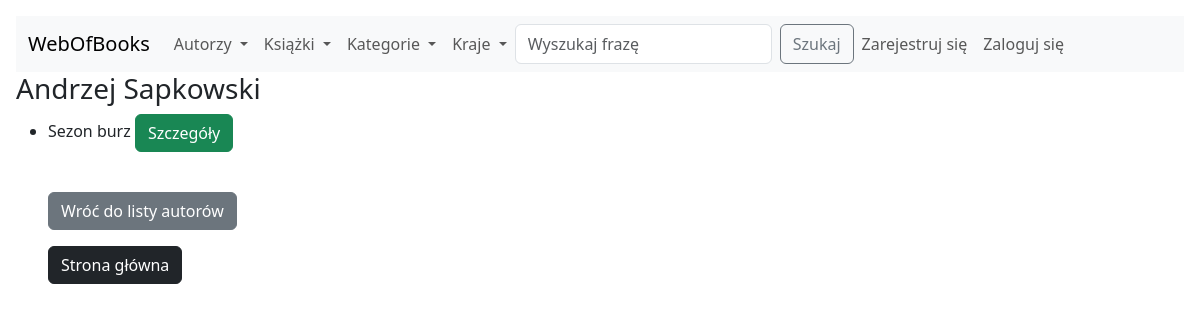
Page /webofbooks/authors/detail/1/ on the committed database.
### webofbooks/models.py (models this page shows, shortened)
class Authors(models.Model):
    name = models.CharField(max_length=100)
    surname = models.CharField(max_length=100)
    date_of_birth = models.DateField()
    date_of_death = models.DateField(null=True, blank=True)
    country = ForeignKey(Countries, on_delete=DO_NOTHING)

class Books(models.Model):
    author_id = ForeignKey(Authors, on_delete=DO_NOTHING, null=True)
    category_id = ForeignKey(Categories, on_delete=DO_NOTHING)
    title = models.CharField(max_length=300)
    issue_date = models.DateField()
    date_added = models.DateField(default=date.today)
    cover = models.ImageField(upload_to='', default='default.jpg')

### webofbooks/views.py (the view)
# urls.py: path('authors/detail/<pk>/', AuthorDetailView.as_view(), name='author_detail'),
class AuthorDetailView(View):
    def get(self, request, pk):
        return render(request,
                      'webofbooks/authors_detail.html',
                      context={
                          "author_books": Books.objects.filter(author_id=pk).all(),
                          "author": Authors.objects.filter(id=pk).all(),
                      })

### webofbooks/templates/webofbooks/authors_detail.html (shortened to what this page needs)
<!DOCTYPE html>
<html lang="en">
<head>
</head>
<body>
{% include 'webofbooks/navbar.html' %}
<h3>
{% for x in author %}
  {{ x.name }} {{ x.surname }}
{% endfor %}
</h3>
<ul>
  {% for book in author_books %}
    <li>
      <p>{{ book.title }} <a href="{% url 'webofbooks:book_detail' book.id %}"><button type="button" class="btn btn-success">Szczegóły</button></a></p>
    </li>
{% endfor %}
<br/>
<p><a href="{% url 'webofbooks:authors_list' %}"><button type="button" class="btn btn-secondary">Wróć do listy autorów</button></a></p>
<p><a href="{% url 'webofbooks:homepage' %}"><button type="button" class="btn btn-dark">Strona główna</button></a></p>
</body>
</html>

### rows in the picture
Authors: name "Andrzej", surname "Sapkowski"
Books: title "Sezon burz"
